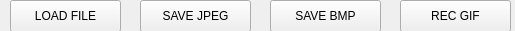
<?xml version="1.0" encoding="UTF-8"?>
<ui version="4.0">
 <class>Actions</class>
 <widget class="QWidget" name="Actions">
  <property name="geometry">
   <rect>
    <x>0</x>
    <y>0</y>
    <width>515</width>
    <height>31</height>
   </rect>
  </property>
  <property name="windowTitle">
   <string>Form</string>
  </property>
  <widget class="QPushButton" name="pushButton_3">
   <property name="geometry">
    <rect>
     <x>140</x>
     <y>0</y>
     <width>111</width>
     <height>32</height>
    </rect>
   </property>
   <property name="text">
    <string>SAVE JPEG</string>
   </property>
  </widget>
  <widget class="QPushButton" name="pushButton_5">
   <property name="geometry">
    <rect>
     <x>270</x>
     <y>0</y>
     <width>111</width>
     <height>32</height>
    </rect>
   </property>
   <property name="text">
    <string>SAVE BMP</string>
   </property>
  </widget>
  <widget class="QPushButton" name="pushButton_6">
   <property name="geometry">
    <rect>
     <x>400</x>
     <y>0</y>
     <width>111</width>
     <height>32</height>
    </rect>
   </property>
   <property name="text">
    <string>REC GIF</string>
   </property>
  </widget>
  <widget class="QPushButton" name="pushButton_2">
   <property name="geometry">
    <rect>
     <x>10</x>
     <y>0</y>
     <width>111</width>
     <height>32</height>
    </rect>
   </property>
   <property name="text">
    <string>LOAD FILE</string>
   </property>
  </widget>
 </widget>
 <resources/>
 <connections/>
</ui>
